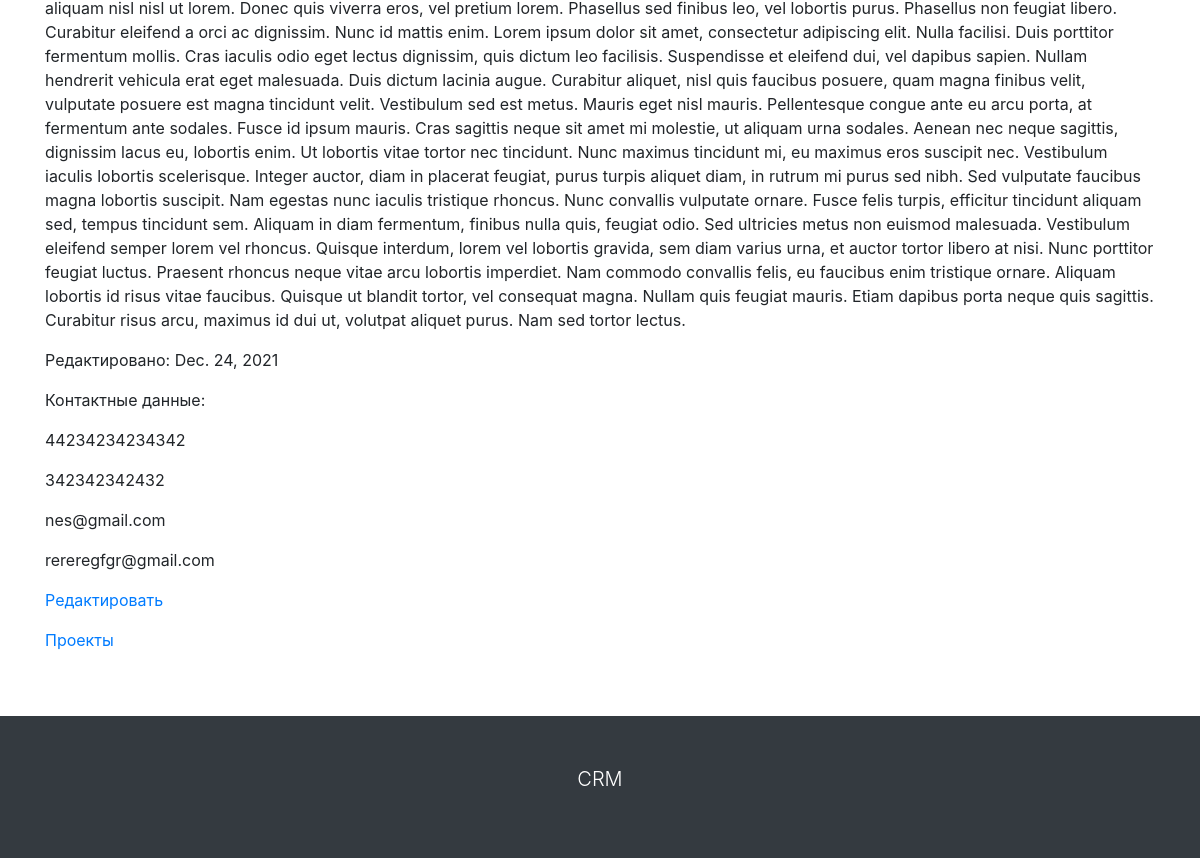
The app's page /z/ (signed in, lower part), older data.
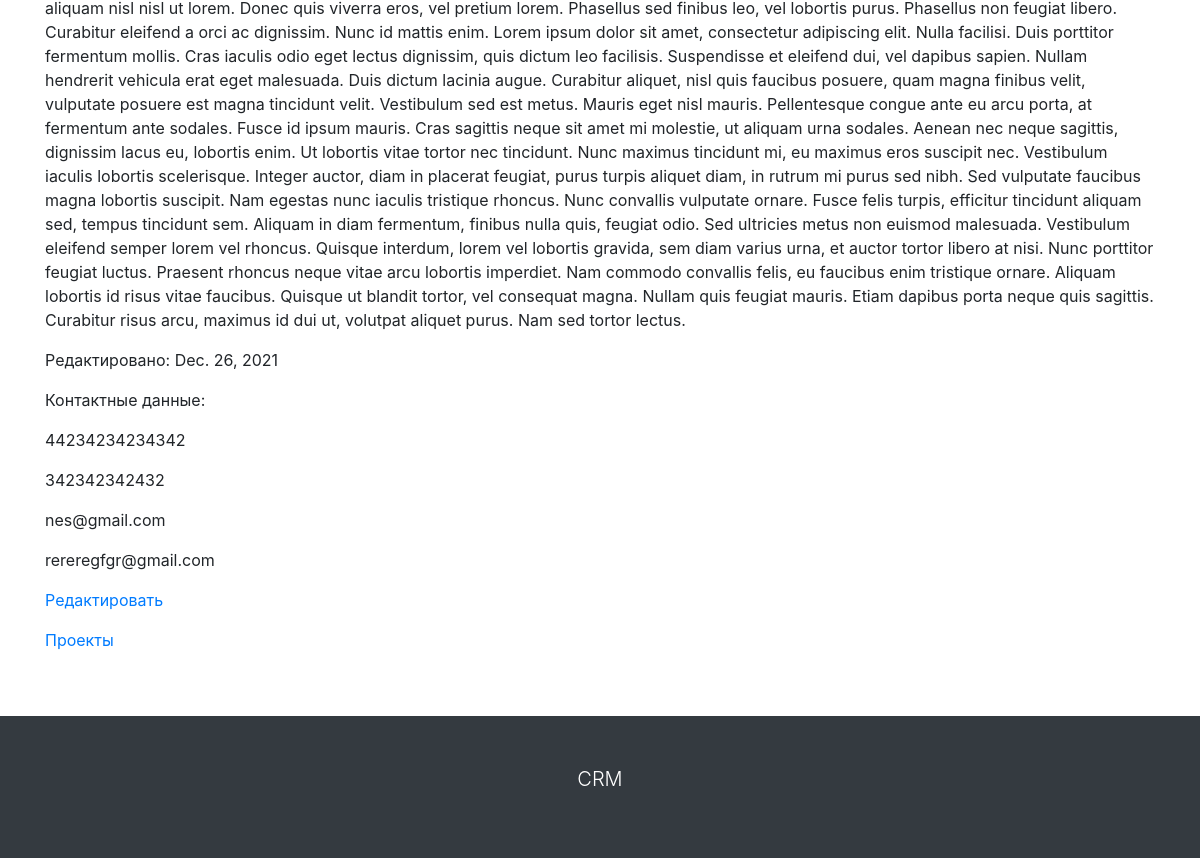
The same page, newer data.
### main_crm/models.py (models this page shows, shortened)
class Company(models.Model):
    company_name = models.CharField(max_length=150, unique=True)
    slug = models.SlugField(unique=True, null=True)
    fio = models.CharField(max_length=150)
    description = RichTextUploadingField(blank=True)
    published = models.DateField(auto_now_add=True)
    edited = models.DateField(auto_now=True)
    class Meta:
        ordering = ['published']
        verbose_name = 'Company'
        verbose_name_plural = 'Companies'

### main_crm/views.py (the view)
# urls.py: path('<slug:company_slug>/', views.CompanyDetailView.as_view(), name='company-detail'),
class CompanyDetailView(LoginRequiredMixin, DetailView):
    queryset = Company.objects.all()
    template_name = 'cms_mainpage/detail_page.html'
    slug_url_kwarg = 'company_slug'

### main_crm/templates/cms_mainpage/detail_page.html (shortened to what this page needs)
{% extends 'base.html' %}
{% block content %}
<div class="container">
    <p>{{ company.description|safe }}</p>
    <p>Редактировано: {{ company.edited }}</p>
    <p>Контактные данные: </p>
    {% for phone in company.phone_set.all %}
        <p>{{ phone.phone }}</p>
    {% endfor %}
    {% for email in company.email_set.all %}
        <p>{{ email.email }}</p>
    {% endfor %}
    <p><a href="{% url 'company-update' company.slug %}">Редактировать</a></p>
    <p><a href="{% url 'company-projects-list' company.slug %}">Проекты</a></p>
</div>
{% endblock %}

Row changes from the older to the newer data that the page shows:
changed Company: edited "Dec. 24, 2021" → "Dec. 26, 2021"
